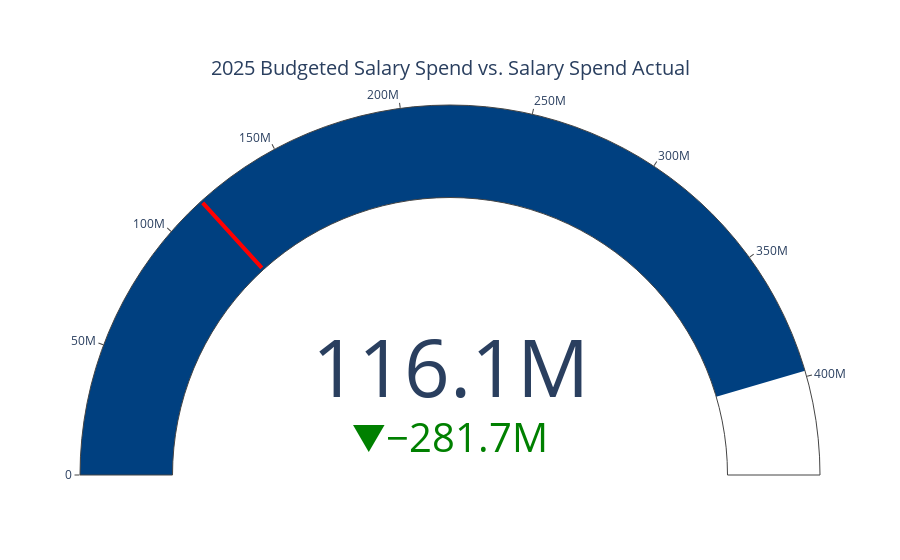

Notebook cell for this chart:
### Markdown cell above
# code for 5

### Code cell
# Code for 5
def plot_info(year, data) -> None:
    gauge = data.groupby(['CalYear'])[['YTD_Total', 'Salary_Total']].sum().reset_index()
    # Filter the data for the given year
    year_filter = gauge[gauge['CalYear'] == year]
    
    # Extract actual and expected values
    actual = year_filter['YTD_Total'].iloc[0]
    expected = year_filter['Salary_Total'].iloc[0]

    # Create the gauge plot
    steps = [
        {'range': [0, expected], 'color': '#004080'}  # Dark blue for expected salary
    ]
    
    # Add yellow step if actual exceeds expected
    if actual > expected:
        steps.append({'range': [expected, actual], 'color': 'yellow'})  # Yellow for actual salary
    
    fig = go.Figure(go.Indicator(
        mode="gauge+number+delta",
        value=actual,
        delta={
            'reference': expected,
            'increasing': {'color': "red"},
            'decreasing': {'color': "green"}
        },
        gauge={
            'axis': {'range': [0, expected * 1.1]},  
            'bar': {'color': 'rgba(0,0,0,0)'},
            'steps': steps,
            'threshold': {
                'line': {'color': "red", 'width': 4},  
                'thickness': .95,
                'value': actual  # Place the red line at the actual
            }
        },
        title={'text': f"{year} Budgeted Salary Spend vs. Salary Spend Actual", 'font': {'size': 20}},
    ))

    fig.update_layout(
        title_font={'size': 20},  # Set font size for the overall layout title
    )

    # Show the figure
    fig.show()


# Example usage:
plot_info(2025, data)

### Figure 1 — Plotly figure (JSON) as saved in the notebook; plotly's stock layout.template omitted (floating-point values rounded to 4 significant figures)
{"data": [{"delta": {"decreasing": {"color": "green"}, "increasing": {"color": "red"}, "reference": 397800000.0}, "gauge": {"axis": {"range": [0, 437500000.0]}, "bar": {"color": "rgba(0,0,0,0)"}, "steps": [{"color": "#004080", "range": [0, 397800000.0]}], "threshold": {"line": {"color": "red", "width": 4}, "thickness": 0.95, "value": 116100000.0}}, "mode": "gauge+number+delta", "title": {"font": {"size": 20}, "text": "2025 Budgeted Salary Spend vs. Salary Spend Actual"}, "type": "indicator", "value": 116100000.0}], "layout": {"title": {"font": {"size": 20}}}}
